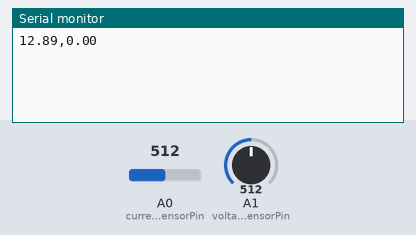
The sketch below on a simulated Arduino Uno, built with avr-gcc and run on an emulated ATmega328P. Shown: the last lines printed to the serial monitor. The inputs (shaded band) are chosen by the test bench; at power-on: A0 (currentSensorPin) = 512, A1 (voltageSensorPin) = 512.

Above: at 1.2 s.
1.3 s: A0 (currentSensorPin) set to 716
2.8 s: A1 (voltageSensorPin) set to 716
At 4.1 s:
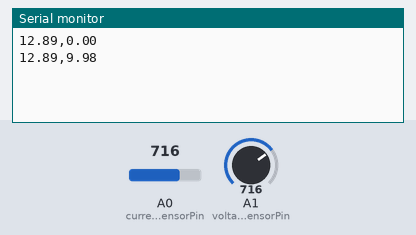
4.3 s: A0 (currentSensorPin) set to 900
At 5.7 s:
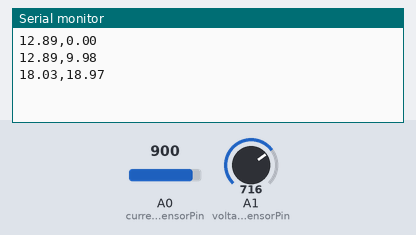
5.8 s: A1 (voltageSensorPin) set to 900
At 8.1 s:
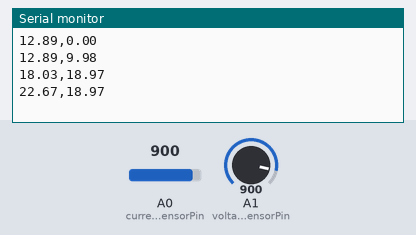
Timing chart, 0 to 8.3 s (numbered marks = the images above; inputs shaded):
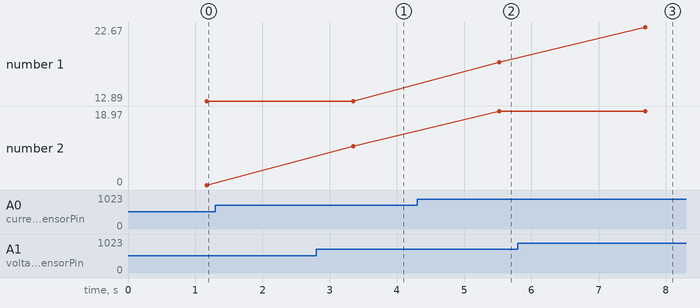

The sketch:

arduino_code.ino
```cpp
const int voltageSensorPin = A1;
const int currentSensorPin = A0;


float vIn;
float currentIn;


const float voltageFactor = 4.5;
const float vCC = 5.0;
const float calibrationFactor = 1.145;
const float sensitivity = 0.1;
const float calibrationOffset = 2.502;


void setup() {
  Serial.begin(9600);
}


void loop() {

  vIn = readVoltage();
  currentIn = readCurrent();


  Serial.print(vIn);
  Serial.print(",");
  Serial.println(currentIn);

  delay(1000);
}


float readVoltage() {
  float totalVoltage = 0;
  int numSamples = 500;


  for (int i = 0; i < numSamples; i++) {
    int voltageSensorVal = analogRead(voltageSensorPin);


    float vOut = (voltageSensorVal / 1023.0) * vCC;


    float vIn = vOut * voltageFactor * calibrationFactor;


    totalVoltage += vIn;

    delay(1);
  }


  float averageVoltage = totalVoltage / numSamples;

  return averageVoltage;
}


float readCurrent() {
  float totalCurrent = 0;
  int numSamples = 500;


  for (int i = 0; i < numSamples; i++) {
    int sensorValue = analogRead(currentSensorPin);


    float voltage = sensorValue * (vCC / 1023.0);


    float current = (voltage - calibrationOffset) / sensitivity;


    totalCurrent += current;

    delay(1);
  }


  float averageCurrent = totalCurrent / numSamples;

  return averageCurrent;
}
```

Measured:
- after the input at 4.3 s, the serial monitor: prints a new line after 1.2 s (image 2)
- after the input at 5.8 s, the serial monitor: prints a new line after 1.9 s (image 3)
- plotted number 1: 18.03 → 22.67 after the input at 5.8 s
- plotted number 2: 9.98 → 18.97 after the input at 4.3 s
